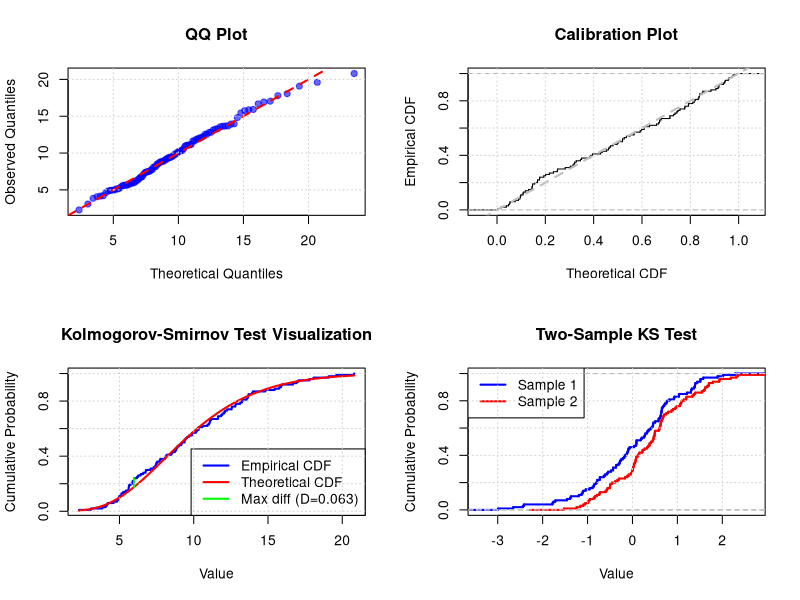

Source code (R):
# Goodness of Fit Tests
# Includes: QQ plots, Calibration plots, and Kolmogorov-Smirnov test

# Generate sample data
set.seed(42)
sample.data <- rgamma(100, shape=5, scale=2)

# Fit gamma distribution using method of moments
m <- mean(sample.data)
v <- var(sample.data)
fitted.shape <- m^2 / v
fitted.scale <- v / m

cat("=== Goodness of Fit Tests ===\n\n")
cat(sprintf("Sample size: %d\n", length(sample.data)))
cat(sprintf("Fitted parameters: shape=%.4f, scale=%.4f\n", fitted.shape, fitted.scale))

# Create visualization
png('/home/titan/pdfs/notes/statisticalComputingAndReporting/groupWork/answers/7.Distributions/goodness_of_fit_r.png',
    width=1200, height=1000, res=150)
par(mfrow=c(2,2))

# 1. QQ Plot
cat("\n--- QQ Plot ---\n")
cat("Compares sample quantiles to theoretical quantiles\n")

qqplot(qgamma(ppoints(length(sample.data)), shape=fitted.shape, scale=fitted.scale),
       sample.data,
       xlab="Theoretical Quantiles", ylab="Observed Quantiles",
       main="QQ Plot", pch=19, col=rgb(0,0,1,0.6))
abline(0, 1, col="red", lwd=2, lty=2)
grid()

# 2. Calibration Plot
cat("\n--- Calibration Plot ---\n")
cat("Shows empirical CDF of theoretical CDF values\n")
cat("Should follow diagonal if distribution fits well\n")

# Transform data using fitted CDF
cdf.values <- pgamma(sample.data, shape=fitted.shape, scale=fitted.scale)

# Plot empirical CDF of these values
plot(ecdf(cdf.values), verticals=TRUE, pch="",
     main="Calibration Plot",
     xlab="Theoretical CDF", ylab="Empirical CDF")
abline(0, 1, col="grey", lwd=2, lty=2)
grid()

# 3. Kolmogorov-Smirnov Test
cat("\n--- Kolmogorov-Smirnov Test (One-sample) ---\n")
ks.result <- ks.test(sample.data, "pgamma", shape=fitted.shape, scale=fitted.scale)
cat(sprintf("KS statistic (D): %.6f\n", ks.result$statistic))
cat(sprintf("p-value: %.4f\n", ks.result$p.value))

if(ks.result$p.value > 0.05) {
  cat("Conclusion: Cannot reject H0. Data is consistent with fitted distribution.\n")
} else {
  cat("Conclusion: Reject H0. Data may not follow fitted distribution.\n")
}

# Visualize KS test
x.sorted <- sort(sample.data)
theoretical.cdf <- pgamma(x.sorted, shape=fitted.shape, scale=fitted.scale)
n <- length(x.sorted)
empirical.cdf <- (1:n) / n

plot(x.sorted, empirical.cdf, type="s", lwd=2, col="blue",
     main="Kolmogorov-Smirnov Test Visualization",
     xlab="Value", ylab="Cumulative Probability")
lines(x.sorted, theoretical.cdf, col="red", lwd=2)

# Show maximum difference
max.diff.idx <- which.max(abs(empirical.cdf - theoretical.cdf))
segments(x.sorted[max.diff.idx], empirical.cdf[max.diff.idx],
         x.sorted[max.diff.idx], theoretical.cdf[max.diff.idx],
         col="green", lwd=2)
legend("bottomright", legend=c("Empirical CDF", "Theoretical CDF",
                                sprintf("Max diff (D=%.3f)", ks.result$statistic)),
       col=c("blue", "red", "green"), lwd=2)
grid()

# 4. Two-sample KS Test
cat("\n--- Kolmogorov-Smirnov Test (Two-sample) ---\n")
cat("Comparing two samples from different distributions\n")

# Generate two samples
set.seed(42)
sample1 <- rnorm(100, mean=0, sd=1)
sample2 <- rnorm(100, mean=0.5, sd=1)

ks.2sample <- ks.test(sample1, sample2)
cat("Sample 1: N(0, 1), n=100\n")
cat("Sample 2: N(0.5, 1), n=100\n")
cat(sprintf("KS statistic (D): %.6f\n", ks.2sample$statistic))
cat(sprintf("p-value: %.4f\n", ks.2sample$p.value))

if(ks.2sample$p.value < 0.05) {
  cat("Conclusion: Reject H0. Samples come from different distributions.\n")
} else {
  cat("Conclusion: Cannot reject H0. Samples may come from same distribution.\n")
}

# Visualize two-sample comparison
plot(ecdf(sample1), verticals=TRUE, do.points=FALSE, col="blue", lwd=2,
     main="Two-Sample KS Test", xlab="Value", ylab="Cumulative Probability")
plot(ecdf(sample2), verticals=TRUE, do.points=FALSE, col="red", lwd=2, add=TRUE)
legend("topleft", legend=c("Sample 1", "Sample 2"),
       col=c("blue", "red"), lwd=2)
grid()

dev.off()
cat("\nVisualization saved as goodness_of_fit_r.png\n")
